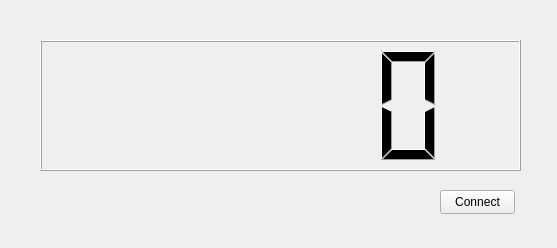
<?xml version="1.0" encoding="UTF-8"?>
<ui version="4.0">
 <class>MainWindow</class>
 <widget class="QMainWindow" name="MainWindow">
  <property name="geometry">
   <rect>
    <x>0</x>
    <y>0</y>
    <width>557</width>
    <height>248</height>
   </rect>
  </property>
  <property name="windowTitle">
   <string>MainWindow</string>
  </property>
  <widget class="QWidget" name="centralwidget">
   <widget class="QLCDNumber" name="potValue">
    <property name="geometry">
     <rect>
      <x>40</x>
      <y>40</y>
      <width>481</width>
      <height>131</height>
     </rect>
    </property>
   </widget>
   <widget class="QPushButton" name="connectButton">
    <property name="geometry">
     <rect>
      <x>440</x>
      <y>190</y>
      <width>75</width>
      <height>24</height>
     </rect>
    </property>
    <property name="text">
     <string>Connect</string>
    </property>
   </widget>
  </widget>
 </widget>
 <resources/>
 <connections/>
</ui>
